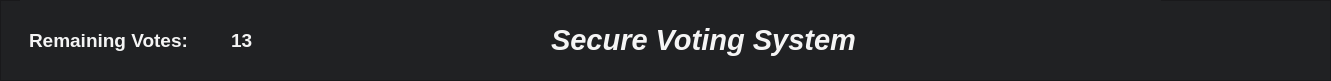
   <widget class="QFrame" name="frame">
    <property name="geometry">
     <rect>
      <x>-10</x>
      <y>0</y>
      <width>1331</width>
      <height>81</height>
     </rect>
    </property>
    <property name="styleSheet">
     <string notr="true">QFrame {
   background-color:  rgba(32,33,35,255);
}
</string>
    </property>
    <property name="frameShape">
     <enum>QFrame::StyledPanel</enum>
    </property>
    <property name="frameShadow">
     <enum>QFrame::Raised</enum>
    </property>
    <widget class="QFrame" name="horizontalFrame">
     <property name="geometry">
      <rect>
       <x>20</x>
       <y>0</y>
       <width>1141</width>
       <height>80</height>
      </rect>
     </property>
     <property name="styleSheet">
      <string notr="true">QFrame {
   background-color:  rgba(32,33,35,255);
}</string>
     </property>
     <layout class="QHBoxLayout" name="horizontalLayout">
      <property name="spacing">
       <number>2</number>
      </property>
      <item>
       <widget class="QLabel" name="voteCounterLabel">
        <property name="minimumSize">
         <size>
          <width>200</width>
          <height>0</height>
         </size>
        </property>
        <property name="maximumSize">
         <size>
          <width>210</width>
          <height>16777215</height>
         </size>
        </property>
        <property name="font">
         <font>
          <family>Arial</family>
          <pointsize>14</pointsize>
          <weight>75</weight>
          <italic>false</italic>
          <bold>true</bold>
         </font>
        </property>
        <property name="styleSheet">
         <string notr="true">QLabel {
       background-color: none;
   color: rgb(245,245,245);
   border: none;
}</string>
        </property>
        <property name="text">
         <string>Remaining Votes:</string>
        </property>
       </widget>
      </item>
      <item>
       <widget class="QLabel" name="voteCounter">
        <property name="font">
         <font>
          <family>Arial</family>
          <pointsize>14</pointsize>
          <weight>75</weight>
          <italic>false</italic>
          <bold>true</bold>
         </font>
        </property>
        <property name="styleSheet">
         <string notr="true">QLabel {
      background-color: none;
   color: rgb(245,245,245);
   border: none;
}</string>
        </property>
        <property name="text">
         <string>13</string>
        </property>
       </widget>
      </item>
      <item>
       <spacer name="horizontalSpacer">
        <property name="orientation">
         <enum>Qt::Horizontal</enum>
        </property>
        <property name="sizeHint" stdset="0">
         <size>
          <width>24</width>
          <height>20</height>
         </size>
        </property>
       </spacer>
      </item>
      <item>
       <widget class="QLabel" name="topLabel">
        <property name="font">
         <font>
          <family>Arial</family>
          <pointsize>22</pointsize>
          <weight>75</weight>
          <italic>true</italic>
          <bold>true</bold>
         </font>
        </property>
        <property name="styleSheet">
         <string notr="true">QLabel {
       background-color: none;
   color: rgb(245,245,245);
   border: none;
}</string>
        </property>
        <property name="text">
         <string>Secure Voting System</string>
        </property>
       </widget>
      </item>
      <item>
       <spacer name="horizontalSpacer_2">
        <property name="orientation">
         <enum>Qt::Horizontal</enum>
        </property>
        <property name="sizeHint" stdset="0">
         <size>
          <width>20</width>
          <height>20</height>
         </size>
        </property>
       </spacer>
      </item>
     </layout>
    </widget>
   </widget>
